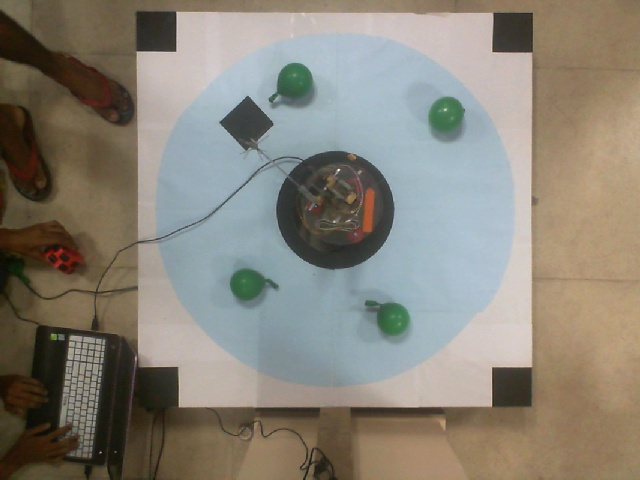
#> input picture round_image.jpg, 640 x 480 px
$ python rnd3.py   (Python 2 division)   (older library calls are emulated)
#> lines starting #> are read from the running program, lines starting #| are printed output that depends on the picture; after the words box and inside, x2 and y2 are one past the last pixel; in counts of white or black regions, pixels touching at a corner belong together; long printed decimals are rounded
### new_core_code.py
import cv2
import matplotlib.pyplot as plt
import matplotlib.image as mpimage
import numpy as np
from random import randint
from math import atan, acos, asin, sin, cos, pi, tan
from pprint import pprint

DEBUG = True

UPPER_HUE_THRESH = 105
LOWER_HUE_THRESH = 95

BG_HUE = (LOWER_HUE_THRESH, UPPER_HUE_THRESH)
BG_SAT = (0,150)
BG_VAL = (0,255)
BLUE_SAT_THRESHOLD = 70

'''
BALLOON_COLOUR = {'blue': ((90, 90, 80), (105, 255, 255)),
                  'red': ((155, 0, 80),(15, 255, 255)), 'green':((50, 0, 80),(70,255,255)),
                  'yellow':((20,0,80),(48,255,255)), 'black':((0,0,0),(255,255,80))}
BALLOON_BLUE = ((80, 90, 80), (180, 255, 255))
'''

#Actual game
BALLOON_COLOUR = {'blue': ((85, 160, 120), (180, 255, 160)),
                  'red': ((155, 30, 120),(10, 255, 255)), 'green':((65, 30, 90),(82,255,255)),
                  'yellow':((40,30,120),(60,255,255)), 'black':((0,0,0),(255,255,90))}

BALLOON_BLUE = ((80, 90, 80), (180, 255, 255))

#Arm parameters in cm
ARM_A = 30          #base arm length
ARM_B = 30          #end arm length
ARM_OFF_X = 5       #distance of base arm from centre
ARM_PLANE_Z = -3     #z coordinate of plane

DEFAULT_BETA = 100

TARGET_RADIUS = 300 #in pixel

FRAME_PADDING = TARGET_RADIUS/3
MORPH_KERNEL_SIZE = 8
MINIMUM_CIRC_TO_RECT_AREA_THRESHOLD = (3.14159/16)*2.5
THRESH_OBJECT_AREA = (10)*(2*TARGET_RADIUS/90.)**2
SAMPLE_SQUARE_SIZE = 10


HUE_SPACE_SHIFT = 0

multiplot_plots = []

# [45 lines left out: functions classify_colour, show, mshow, not called in this run]

def cvtCord_im2cart(ix, iy):
    x = (ix - TARGET_RADIUS)*(45.0/TARGET_RADIUS)
    y = (TARGET_RADIUS - iy)*(45.0/TARGET_RADIUS)

    return x, y

def cvtCord_cart2arm(x, y, z):

    a, b = ARM_A, ARM_B

    x, y, z = float(x), float(y), float(z)

    if x == 0:
        if y > 0:
            theta = pi/2
        else:
            theta = 3*pi/2
    else:
        theta = atan(y/x)
        if x < 0:
            theta += pi
        elif y < 0:
            theta += 2*pi

    d = pow(x**2 + y**2, 0.5) - ARM_OFF_X
    c = pow(z**2 + d**2, 0.5)

    alpha = (asin((a**2 + c**2 - b**2)/(2*a*c)) - atan(z/d))
    beta = acos((a**2 + b**2 - c**2)/(2*a*b))

    return (theta)*180/pi, alpha*180/pi, beta*180/pi

def cvtCord_im2arm(ix, iy):
    x, y = cvtCord_im2cart(ix, iy)
    z = ARM_PLANE_Z
    return cvtCord_cart2arm(x, y, z)

# [15 lines left out: function classify_targets, not called in this run]

def multiplot_add(im, title=''):
    global multiplot_plots
    multiplot_plots.append((np.array(im), title))

def multiplot_show():
    n = len(multiplot_plots)
    row = int(n**0.5)
    col = n/row
    if row*col != n:
        col += 1
    for i in xrange(n):
        plt.subplot(row, col, i+1)
        plt.imshow(multiplot_plots[i][0])
        plt.title(multiplot_plots[i][1])

    plt.show()

def get_target_frame(frame):

    blur = cv2.medianBlur(frame, (2*int(0.05*frame.shape[0]/2)) + 1)
    gray = cv2.cvtColor(blur, cv2.COLOR_BGR2GRAY)

    def get_largest_contour(contours):
        if len(contours)==0:
            return None
        l = contours[0]
        l_area = cv2.contourArea(l)
        for c in contours[1:]:
            a = cv2.contourArea(c)
            if a > l_area:
                l = c
                l_area = a
        return l

    hsv = cv2.cvtColor(blur, cv2.COLOR_BGR2HSV)
    mask = np.array(((hsv[:,:,0]>BG_HUE[0])&(hsv[:,:,0]<BG_HUE[1])&\
                     (hsv[:,:,1]>BG_SAT[0])&(hsv[:,:,1]<BG_SAT[1])&\
                     (hsv[:,:,2]>BG_VAL[0])&(hsv[:,:,2]<BG_VAL[1]))*255,\
                    dtype=np.uint8)

    kernel_size = int(round(0.03*max(mask.shape)))
    kernel = np.ones( (kernel_size, kernel_size) , mask.dtype)
    mask = cv2.medianBlur(mask, (2*int(0.05*mask.shape[0]/2)) + 1)

    _, mask_cont, hierarchy = cv2.findContours(mask, cv2.RETR_EXTERNAL,\
                                               cv2.CHAIN_APPROX_NONE)

    mask_cont = get_largest_contour(mask_cont)

    #cv2.drawContours(frame, [mask_cont], 0, (0,0,0))
    #show(frame)

    (x,y), r = cv2.minEnclosingCircle(mask_cont)

    x, y, r = (int(round(x)), int(round(y)), int(round(r)))

    #cv2.circle(frame, (x,y), r, (0,0,0))
    #cv2.circle(frame, (x,y), 10, (0,0,255), -1)
    #show(frame)

    h, w = frame.shape[0], frame.shape[1]

    frame_padded = np.zeros((frame.shape[0] + 2*FRAME_PADDING, frame.shape[1] + 2*FRAME_PADDING, 3), dtype=np.uint8)
    bg_color = (sum(BG_HUE)/2, sum(BG_SAT)/2, sum(BG_VAL)/1.5)
    frame_padded[:,:] = bg_color
    frame_padded = cv2.cvtColor(frame_padded, cv2.COLOR_HSV2BGR)
    frame_padded[FRAME_PADDING:FRAME_PADDING+h, FRAME_PADDING:FRAME_PADDING+w] = frame
    #show(frame_padded)

    targetFrame = frame_padded[FRAME_PADDING+y-r:FRAME_PADDING+y+r, FRAME_PADDING+x-r:FRAME_PADDING+x+r ,:]
    #show(targetFrame)
    return cv2.resize(targetFrame, (2*TARGET_RADIUS, 2*TARGET_RADIUS))

def get_mask(complement = False):
    mask = np.zeros((2*TARGET_RADIUS, 2*TARGET_RADIUS), dtype=np.uint8)
    cv2.circle(mask, (TARGET_RADIUS,TARGET_RADIUS), TARGET_RADIUS, 255, -1)
    cv2.circle(mask, (TARGET_RADIUS,TARGET_RADIUS), TARGET_RADIUS/3, 0, -1)
    if complement:
        mask = ~mask
    return mask

# [28 lines left out: functions apply_mask, fillbg, centre_hue_to_bg, not called in this run]

def is_contour_valid(cont): #tests if the contour is okay to be a balloon/square
    minCircArea = 3.14159*cv2.minEnclosingCircle(cont)[1]**2
    contArea = cv2.contourArea(cont)

    if DEBUG:
        print 'contourArea, contAr/minCircArea :', contArea, contArea/minCircArea,
        print 'THRESHOLDS', THRESH_OBJECT_AREA, MINIMUM_CIRC_TO_RECT_AREA_THRESHOLD


    if contArea > THRESH_OBJECT_AREA and contArea/minCircArea > MINIMUM_CIRC_TO_RECT_AREA_THRESHOLD:
        return True
    else:
        return False

def get_object_points_from_raw(frame, giveCart=False):
    final_objects = {}

    for colour in BALLOON_COLOUR:
        final_objects[colour] = []

    fg_conts = []

    target_frame = get_target_frame(frame)
    #target_frame = cv2.medianBlur(target_frame, 21) #try bilateral filtering
    target_frame = cv2.bilateralFilter(target_frame, 10, 30, 30)

    multiplot_add(cv2.cvtColor(target_frame, cv2.COLOR_BGR2RGB), 'original')

    target_frame_hsv = cv2.cvtColor(target_frame, cv2.COLOR_BGR2HSV)

    for colour in BALLOON_COLOUR:
        fore = cv2.inRange(target_frame_hsv, BALLOON_COLOUR[colour][0], BALLOON_COLOUR[colour][1])

        if colour == 'red':
            print BALLOON_COLOUR['red'][0][0]
            fore = np.array(((target_frame_hsv[:,:,0]>BALLOON_COLOUR['red'][0][0])|(target_frame_hsv[:,:,0]<BALLOON_COLOUR['red'][1][0]))&\
                             (target_frame_hsv[:,:,1]>BALLOON_COLOUR['red'][0][1])&(target_frame_hsv[:,:,1]<BALLOON_COLOUR['red'][1][1])&\
                            (target_frame_hsv[:,:,2]>BALLOON_COLOUR['red'][0][2])&(target_frame_hsv[:,:,2]<BALLOON_COLOUR['red'][1][2]), dtype=np.uint8)*255

        #fore = cv2.medianBlur(fore, 5)
        fore = cv2.bitwise_and(fore, fore, mask=get_mask())
        fore = cv2.morphologyEx(fore, cv2.MORPH_OPEN, np.ones((MORPH_KERNEL_SIZE, MORPH_KERNEL_SIZE), dtype=np.uint8))
        multiplot_add(fore, colour+' new fore')
        conts = cv2.findContours(fore, cv2.RETR_EXTERNAL, cv2.CHAIN_APPROX_NONE)[1]
        result = cv2.cvtColor(fore, cv2.COLOR_GRAY2RGB)
        for cont in conts:
            if is_contour_valid(cont):
                M = cv2.moments(cont)
                if giveCart:
                    final_objects[colour].append((M['m10']/M['m00'], M['m01']/M['m00']))
                else:
                    final_objects[colour].append(cvtCord_im2arm(M['m10']/M['m00'], M['m01']/M['m00']))

    multiplot_show()

    return final_objects

    multiplot_add(target_frame_hsv, 'original hsv')

    hue_channel = target_frame_hsv[:,:,0]
    hue_channel = fillbg(hue_channel)

    multiplot_add(hue_channel, 'hue channel')

    #hue_channel = cv2.morphologyEx(hue_channel,cv2.MORPH_OPEN, np.ones((MORPH_KERNEL_SIZE,MORPH_KERNEL_SIZE)))
    #hue_channel = cv2.morphologyEx(hue_channel,cv2.MORPH_CLOSE, np.ones((MORPH_KERNEL_SIZE,MORPH_KERNEL_SIZE)))

    foreground = np.array((hue_channel>((UPPER_HUE_THRESH + HUE_SPACE_SHIFT)%180))|(hue_channel<((LOWER_HUE_THRESH + HUE_SPACE_SHIFT)%180)), dtype=np.uint8)*255

    multiplot_add(foreground, 'fore orig')


    foreground = cv2.morphologyEx(foreground,cv2.MORPH_OPEN, np.ones((MORPH_KERNEL_SIZE,MORPH_KERNEL_SIZE)))

    multiplot_add(foreground, 'fore morphed')

    #finding blue balloons


    #finalising contours from foreground
    fg_conts.extend(cv2.findContours(foreground, cv2.RETR_EXTERNAL, cv2.CHAIN_APPROX_SIMPLE)[1])
    result = np.array(target_frame_hsv, dtype=np.uint8)

    for colour in final_objects:


        if DEBUG:
            cv2.circle(result, (cx,cy), 10, (hue,sat,val), -1)
            cv2.circle(result, (cx,cy), 10, (0,0,0), 3)

    if DEBUG:
        cv2.circle(result, (TARGET_RADIUS, TARGET_RADIUS), 3, (0,0,0), -1)
        mshow(cv2.cvtColor(result, cv2.COLOR_HSV2RGB))
        multiplot_show()

    final_objects = classify_targets(final_objects)

    return final_objects


# [4 lines that do not run on import are left out]


### armHandle.py
import serial
import time

DEBUG_NOSERIAL = False

#SPR = Steps Per Revolution
BASE_SPR = 1080
ARM_SPR = 1080

#All Coordinates theta, alpha, beta
currentPos = [None, None, None]
if not DEBUG_NOSERIAL:
    ser = serial.Serial('COM5', 9600)
first_sent = False

def sendCommand(command):

    global first_sent

    if command != '':
        print 'sending:', command

    numberOfCommands=0
    for c in command:
        if c in 'abcde':
            numberOfCommands+=1

    if not first_sent:
        time.sleep(3)
        first_sent = True
    if not DEBUG_NOSERIAL:
        ser.write(command)
        while(numberOfCommands>0):
            c = ser.read(size=1)
            if c=='k':
                numberOfCommands -= 1


def theta2steps(theta):
    steps = theta*BASE_SPR/360.0
    steps = int(steps)
    steps = steps + ((steps%7)%2)
    return steps

def alpha2steps(alpha):
    steps = alpha*ARM_SPR/360.0
    steps = int(steps)
    steps = steps + ((steps%7)%2)
    return steps

def initialise(theta=None, alpha=None):
    command = ''
    if theta != None:
        command += str(theta2steps(theta)) + 'd'
        currentPos[0] = theta
    if alpha != None:
        command += str(alpha2steps(alpha)) + 'e'
        currentPos[1] = alpha

    sendCommand(command)

# [21 lines left out: function moveTo, not called in this run]

def close():
    if not DEBUG_NOSERIAL:
        ser.close()

### rnd3.py
import armHandle
from new_core_code import *
import time

NUMBER_OF_TARGETS = 12
HOLD_TIME = 1.5

def do_third_round(targets):

    # [51 lines left out: functions get_dia_opp, get_nearest_target, pop, get_combined_targets, get_target_colour, not called in this run]

    iniPos = targets['black'][0]
    armHandle.initialise(theta=iniPos[0], alpha=0)
    pop(iniPos, HOLD_TIME)

    lastPos = iniPos
    combined = get_combined_targets(targets)

    while len(combined) >= 2:
        newTarget = get_nearest_target(lastPos, combined)
        colour = get_target_colour(targets, newTarget)
        print '\npopping', colour
        pop(newTarget, HOLD_TIME)
        lastPos = newTarget

        targets[colour].remove(newTarget)
        combined = get_combined_targets(targets)

        newTarget = get_dia_opp(newTarget, targets[colour])
        print 'popping', colour
        pop(newTarget, HOLD_TIME)
        lastPos = newTarget
        combined = get_combined_targets(targets)

        print '\ngoing back to black'
        pop(iniPos, HOLD_TIME)

    pop(iniPos, HOLD_TIME+3)

if __name__ == '__main__':
    frame = cv2.imread('round_image.jpg')
#> frame is the input picture: shape (480, 640, 3); mean B, G, R 119.8, 131.1, 136.5
    targets = get_object_points_from_raw(frame)
#> in get_target_frame, `gray = cv2.cvtColor(blur, cv2.COLOR_BGR2GRAY)`:
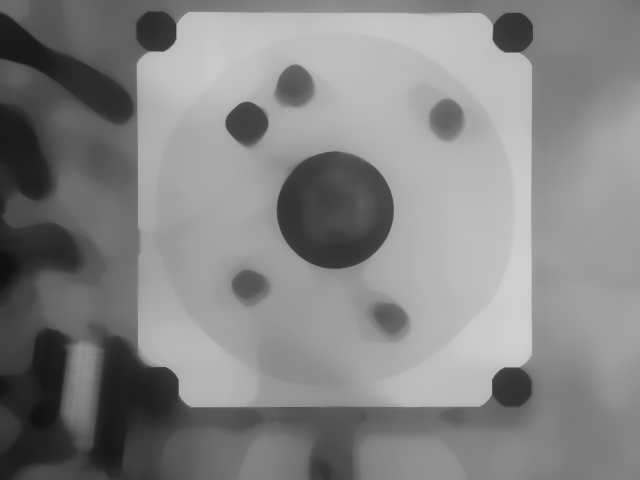
#> gray: shape (480, 640); min 15, max 208, mean 132.2
#> in get_target_frame, `hsv = cv2.cvtColor(blur, cv2.COLOR_BGR2HSV)`: hsv: shape (480, 640, 3); mean H, S, V 41.8, 66.6, 145.2
#> in get_target_frame, `mask = np.array(((hsv[:,:,0]>BG_HUE[0])&(hsv[:,:,0]<BG_HUE[1])&\ (hsv[..`:
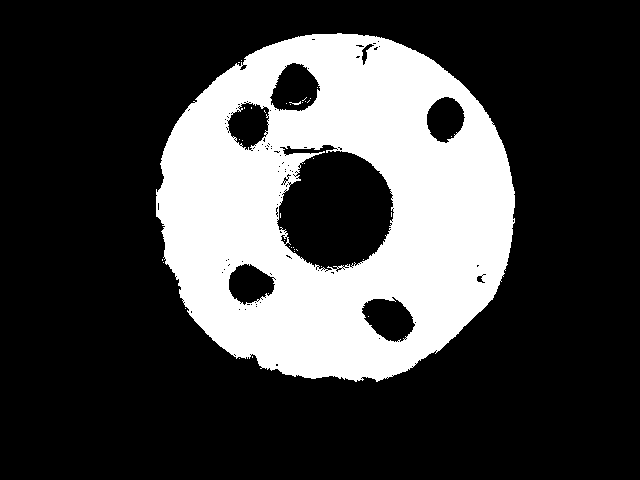
#> mask: shape (480, 640); 26.1% white; 38 white regions (36 under 20 px), largest, box (x1, y1, x2, y2) and area: (156, 33, 515, 382) 80112, (289, 101, 301, 105) 20
#> in get_target_frame, `mask = cv2.medianBlur(mask, (2*int(0.05*mask.shape[0]/2)) + 1)`:
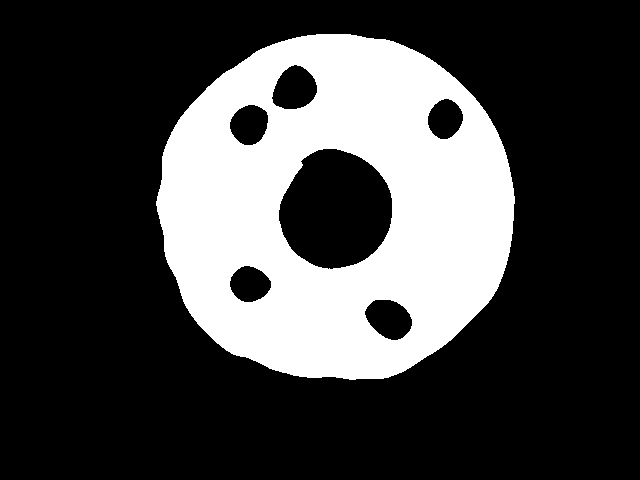
#> mask: shape (480, 640); 26.5% white; 1 white region
#> in get_target_frame, `_, mask_cont, hierarchy = cv2.findContours(mask, cv2.RETR_EXTERNAL,\ c..`: mask_cont = 1 contour; box (x1, y1, x2, y2) and area: (156, 34, 515, 380) 97444
#> in get_largest_contour, `l = contours[0]`: l = contour of 999 points, box (x1, y1, x2, y2) (156, 34, 515, 380), area 97444
#> in get_largest_contour, `l_area = cv2.contourArea(l)`: l_area = 97444.5
#> in get_target_frame, `mask_cont = get_largest_contour(mask_cont)`: mask_cont has the same summary as l in get_largest_contour
#> in get_target_frame, `(x,y), r = cv2.minEnclosingCircle(mask_cont)`: x = 334; y = 210; r = 180.7
#> in get_target_frame, `x, y, r = (int(round(x)), int(round(y)), int(round(r)))`: r = 181
#> in get_target_frame, `frame_padded[FRAME_PADDING:FRAME_PADDING+h, FRAME_PADDING:FRAME_PADDIN..`:
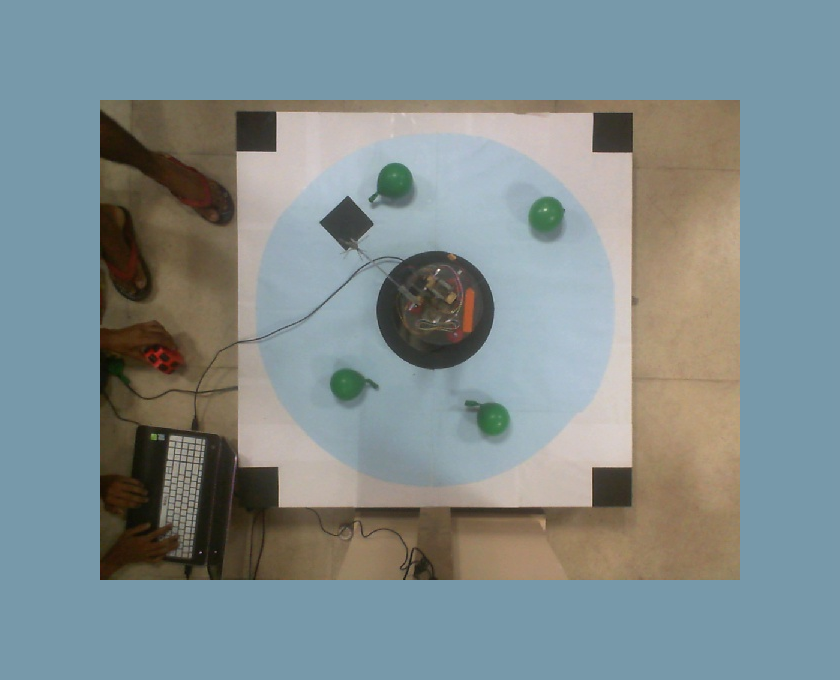
#> frame_padded: shape (680, 840, 3); mean B, G, R 143, 141.2, 128.4
#> in get_target_frame, `targetFrame = frame_padded[FRAME_PADDING+y-r:FRAME_PADDING+y+r, FRAME_..`:
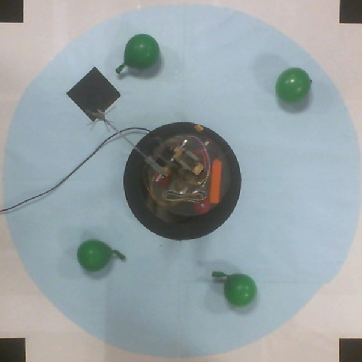
#> targetFrame: shape (362, 362, 3); mean B, G, R 165.1, 162.1, 151.9
#> in get_object_points_from_raw, `target_frame_hsv = cv2.cvtColor(target_frame, cv2.COLOR_BGR2HSV)`: target_frame_hsv: shape (600, 600, 3); mean H, S, V 74.4, 36, 170.5
#> after the loop in get_object_points_from_raw, `for colour in BALLOON_COLOUR:`:
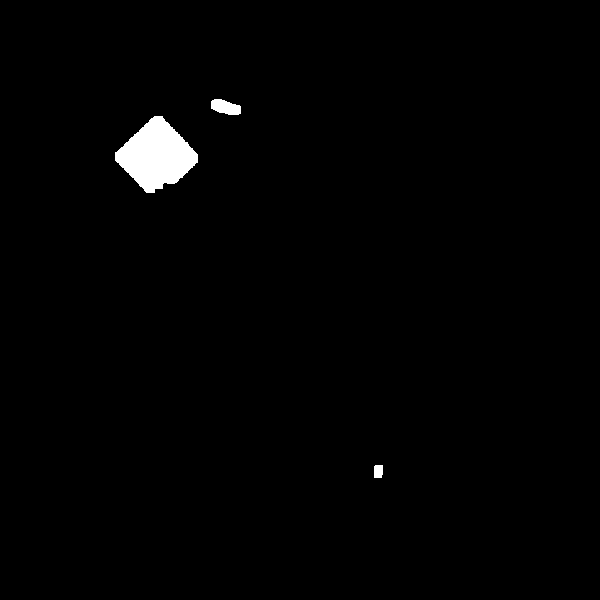
#> fore: shape (600, 600); 1.2% white; 3 white regions, box (x1, y1, x2, y2) and area: (115, 116, 198, 193) 3833, (211, 99, 241, 115) 348, (374, 465, 383, 478) 113
#> in multiplot_show, `n = len(multiplot_plots)`: n = 6
#> in multiplot_show, `row = int(n**0.5)`: row = 2
#> in multiplot_show, `col = n/row`: col = 3
#> the loop in multiplot_show, `for i in xrange(n):` made 6 passes
#> in multiplot_show, `plt.show()`:
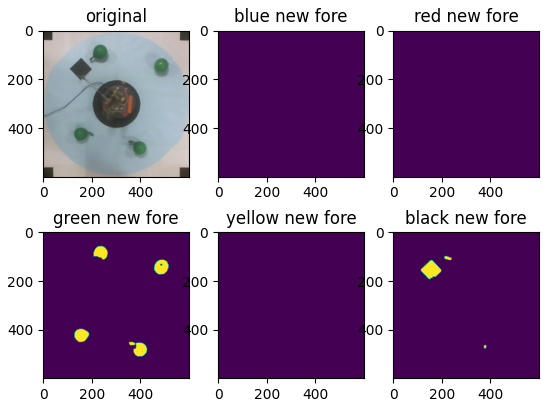
#> figure drawn by matplotlib, 6 panels
#> targets = {'blue': [], 'red': [], 'green': [(298.6, 32.68, 52.33), (220.9, 30.42, 46.19), (40.08, 37.24, 63.59), (106.1, 34.78, 57.66)], 'yellow': [], 'black': [(134.8, 32.14, 50.92)]}
    pprint(targets)
#| {'black': [(134.841, 32.137, 50.915)],
#|  'blue': [],
#|  'green': [(298.560, 32.675, 52.328),
#|            (220.944, 30.420, 46.194),
#|            (40.083, 37.242, 63.593),
#|            (106.101, 34.782, 57.661)],
#|  'red': [],
#|  'yellow': []}
    do_third_round(targets)
#> in do_third_round, `iniPos = targets['black'][0]`: iniPos = (134.8, 32.14, 50.92)
